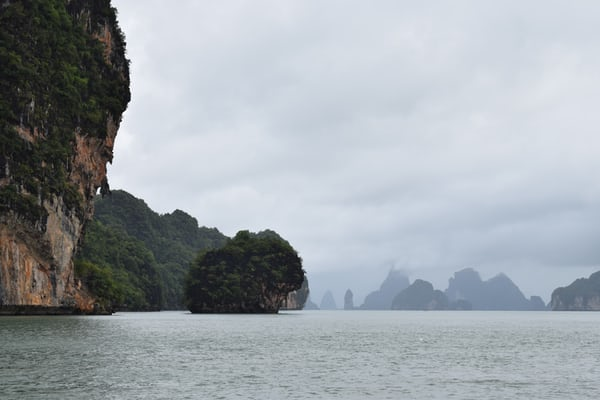
#> input picture scenery1.jfif, 600 x 400 px, found by its file name
$ jupyter execute Blending_images.ipynb   (shell and % lines are left out)
#> lines starting #> are read from the running program, lines starting #| are printed output that depends on the picture
[cell 1]
import numpy as np
import cv2
import matplotlib.pyplot as plt
import matplotlib.image as mpimg

[cell 2]
#Started with OpenCV:Blending images
img_scene1=mpimg.imread('C:/Users/LENOVO/Desktop/Untitled Folder/scenery1.jfif')
#> img_scene1 is the input picture: shape (400, 600, 3); mean R, G, B 157.3, 163.9, 169.5
resized=cv2.resize(img_scene1,(500,500))
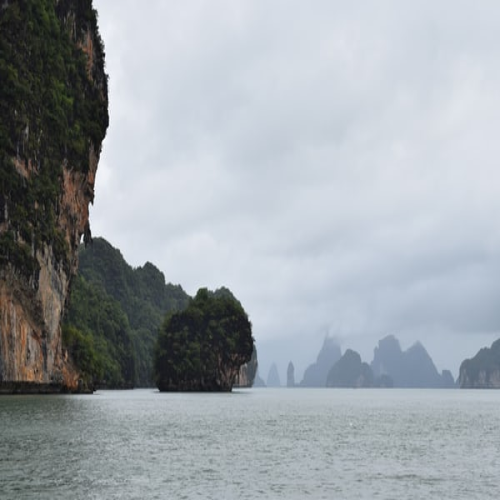
#> resized: shape (500, 500, 3); mean R, G, B 157.3, 163.9, 169.4
plt.imshow(resized)
plt.title('Image1')
plt.show()

[cell 3]
img_scene2=mpimg.imread('C:/Users/LENOVO/Desktop/Untitled Folder/scenery2.jfif')
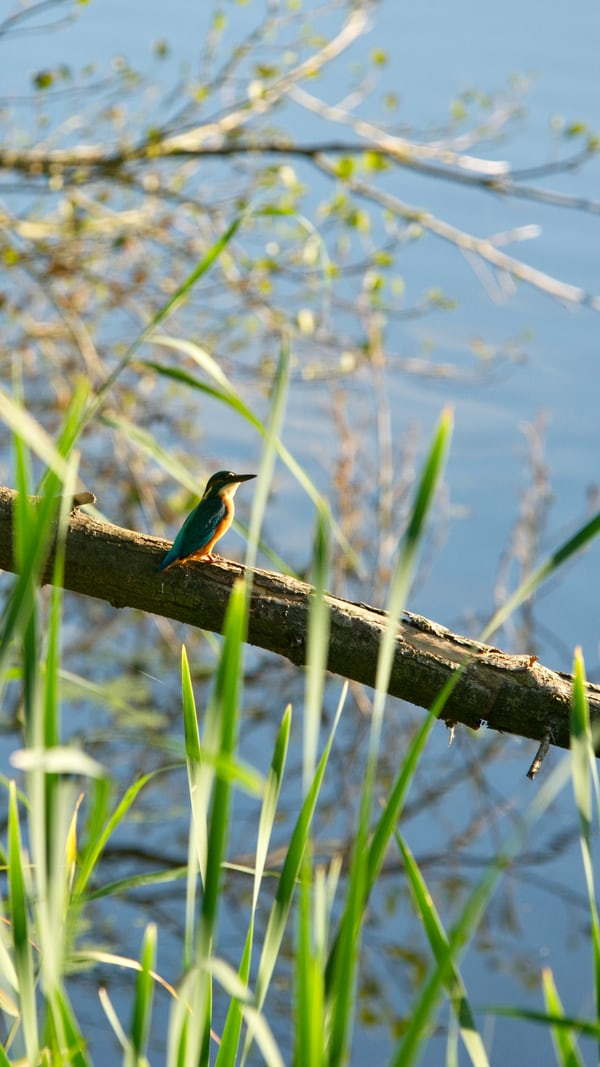
#> input picture scenery2.jfif, 600 x 1067 px, found by its file name
#> img_scene2 is the input picture: shape (1067, 600, 3); mean R, G, B 135.3, 155.1, 141.1
resized2 = cv2.resize(img_scene2, (500,500))
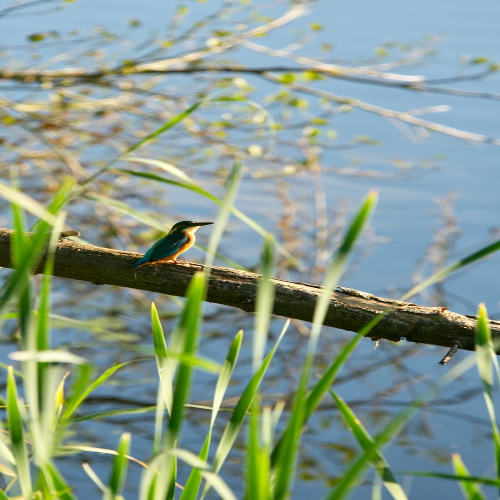
#> resized2: shape (500, 500, 3); mean R, G, B 135.2, 155, 141

plt.imshow(resized2)
plt.title('Image2')

plt.show()

[cell 4]
blend = cv2.addWeighted(resized,0.5,resized2,0.6,0)
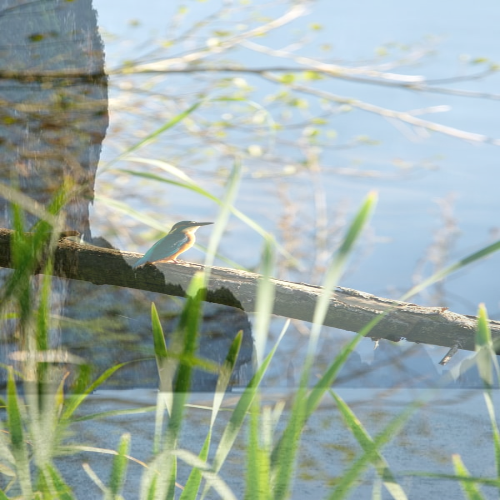
#> blend: shape (500, 500, 3); mean R, G, B 159.7, 174.9, 169.3
plt.imshow(blend)
plt.title('Blended Image')
plt.show()
